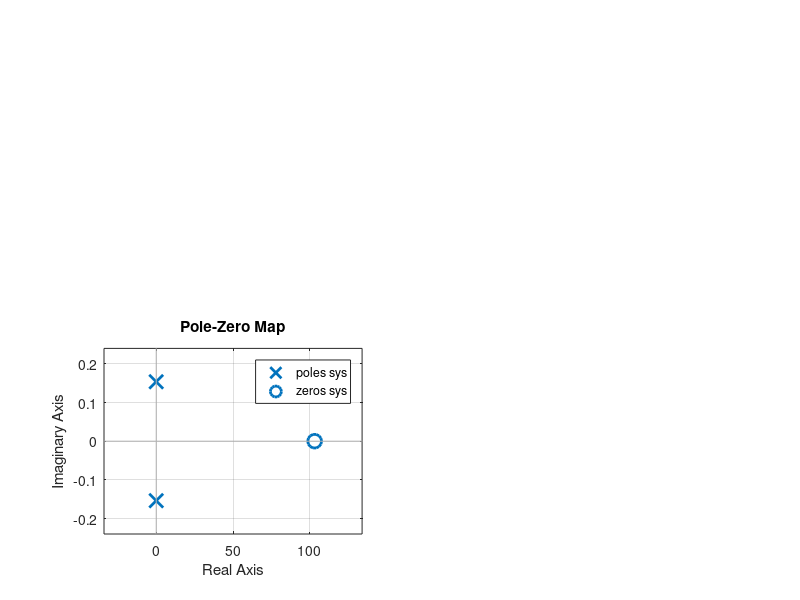

The MATLAB script that drew this image: (Note: this script raises an error after producing the figure.)
%% Lateral Dynamics Control- Open Loop
% Author: Pushkar Antony
% PS Number: 99003729
% Date: 12th April 2021.
% Version: 1.0.

%% Plant Description
% Vertical dynamics, or ride dynamics, basically refers to the vertical 
% response of the vehicle to road disturbances. Longitudinal dynamics 
% involves the straight-line acceleration and braking of the vehicle. 
% Lateral dynamics is concerned with the vehicle's turning behavior.
%--------------------------------------------------------------------------
% Equation1: Ybeta*Beta + Yr*r + Ydelta*delta + Fya + m*g*theta =
%               m*V*d(Beta)/dt + m*V*r
% Equation2: Nbeta*Beta + Nr*r + Ndelta*delta - (c-a)*Fya = Izz*dr/dt
%--------------------------------------------------------------------------
% Variables: 
%   Ybeta = Cf+Cr --> Damping - in - Sideslip
%   Yr = (aCf - bCr)/V --> Lateral Force/Yaw Coupling
%   Ydelta = ~Cf --> Control Force
%   Nbeta = a*Cf - b*Cr --> Directional Stability
%   Nr = (a^2)Cf + (b^2)Cr --> Yaw Damping
%   Ndelta = -aCf --> Control Moment
%--------------------------------------------------------------------------
% Values: Ydelta = 2461; m = 1775; V = 100; Nr = -67.06; Ndelta = 2803.079;
%         Yr = 0.46384; Izz = 1960; Ybeta = -4772; Nbeta = 46.38; V1=50;
%         Yr1 = 0.92768; Nr1 = -134.12;

%% Open Loop Control
% System with Velocity of 100m/s:-
clc;
Ydelta = 2461;
m = 1775;
V = 100;
Nr = -67.06;
Ndelta = 2803.079;
Yr = 0.46384;
Izz = 1960;
Ybeta = -4772;
Nbeta = 46.38;
sys = tf([((Ydelta)/(m*V)),-((Nr*Ydelta)+(Ndelta*((m*V)-Yr)))/...
    (Izz*m*V)],[1,(-(Nr/Izz)-(Ybeta/(m*V))),((Nr*Ybeta)+...
    (Nbeta*((m*V)-Yr)))/(Izz*m*V)])
figure(1);
subplot(2,2,1);
impulse(sys);
title('Impulse Input for k');
subplot(2,2,2);
step(sys);
title('Step Input for k');
subplot(2,2,3);
[z,p,k]= tf2zp([((Ydelta)/(m*V)),-((Nr*Ydelta)+(Ndelta*((m*V)-Yr)))/...
    (Izz*m*V)],[1,(-(Nr/Izz)-(Ybeta/(m*V))),((Nr*Ybeta)+...
    (Nbeta*((m*V)-Yr)))/(Izz*m*V)])
pzmap(sys)
hold on;
S = stepinfo(sys)
%--------------------------------------------------------------------------
% System with velocity of 50m/s:-
V1 = 50;
Yr1 = 0.92768;
Nr1 = -134.12;
sys = tf([((Ydelta)/(m*V1)),-((Nr1*Ydelta)+(Ndelta*((m*V1)-Yr1)))/...
    (Izz*m*V1)],[1,(-(Nr1/Izz)-(Ybeta/(m*V1))),((Nr1*Ybeta)+...
    (Nbeta*((m*V1)-Yr1)))/(Izz*m*V1)])
figure(2);
subplot(2,2,1);
impulse(sys);
title('Impulse Input for k');
subplot(2,2,2);
step(sys);
title('Step Input for k');
subplot(2,2,3);
[z,p,k]= tf2zp([((Ydelta)/(m*V1)),-((Nr*Ydelta)+(Ndelta*((m*V1)-Yr)))/...
    (Izz*m*V1)],[1,(-(Nr/Izz)-(Ybeta/(m*V1))),((Nr*Ybeta)+...
    (Nbeta*((m*V1)-Yr)))/(Izz*m*V1)])
pzmap(sys)
hold on;
S = stepinfo(sys)

%% Math Analysis:
% Independent: Time(t)
% Dependent: Vehicle side slip angle (Beta), Front Steer angle (Delta)
% Constant: Damping in Sideslip (Ybeta), Lateral Force/Yaw Coupling(Yr),
%           Control Force (Ydelta), Directional Stability (Nbeta),
%           Yaw Damping (Nr), Control Moment(Ndelta).
%--------------------------------------------------------------------------
% Roots: 
%   System with V = 100m/s:
%       1) Zero = 103.1148
%       2) Pole = -0.0305+0.1538i, -0.0305-0.1538i 
%   System with V = 50m/s:
%       1) Zero = 51.5401
%       2) Pole = -0.0440+0.1535i, -0.0440-0.1535i
%--------------------------------------------------------------------------
% Time Response Analysis:
%   1)System with V = 100m/s:
%        RiseTime: 7.6539
%        SettlingTime: 126.2645
%        SettlingMin: -89.1467
%        SettlingMax: -41.4693
%        Overshoot: 53.2876
%        Undershoot: 0
%        Peak: 89.1467
%        PeakTime: 21.1043
%   2)System with V = 50m/s:
%        RiseTime: 8.5851
%        SettlingTime: 64.9768
%        SettlingMin: -67.2096
%        SettlingMax: -47.9433
%        Overshoot: 28.6676
%        Undershoot: 0
%        Peak: 67.2096
%        PeakTime: 20.3506

%% Comparison Analysis:
% 1) The order of the system is 2nd order.
% When the Velocity of the system is changed, we can get to see some
% changes:
% 2) The system with higher velocity has the highest rise time and reaches
% the peak the fastest.
% 3) That is, the system with the higher velocity is the fastest.
% 4) The system with lesser velocity has the lower settling time, denoting 
% that it is more accurate.
% 5) The system with lesser velocity has lower overshoot percentages.
% 6) The system with higher velocity has the highest peak.